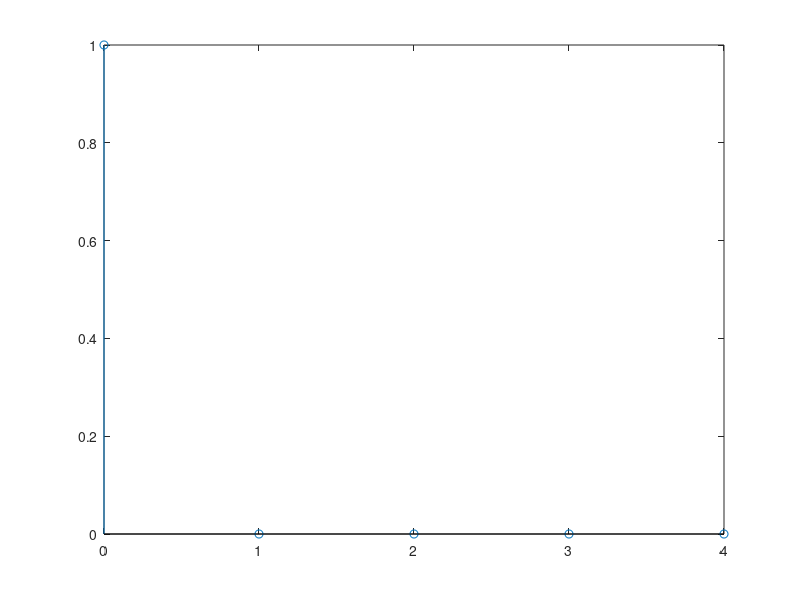

The MATLAB source for this figure:
clc;
clear all;
close all;

N = input('Enter the numerator co-efficients: ');
D = input('Enter the denominator co-efficients: ');
S = input('Enter the number of samples: ');

h = impz(N,D,S);

disp('Impulse response of second order diff eqn:');
disp(h);

n = 0:length(h)-1;
figure('Name', '');
xlabel('Sampling time');
ylabel('Amplitude');
title('Impulse response of second order diff eqn');
stem(n,h);